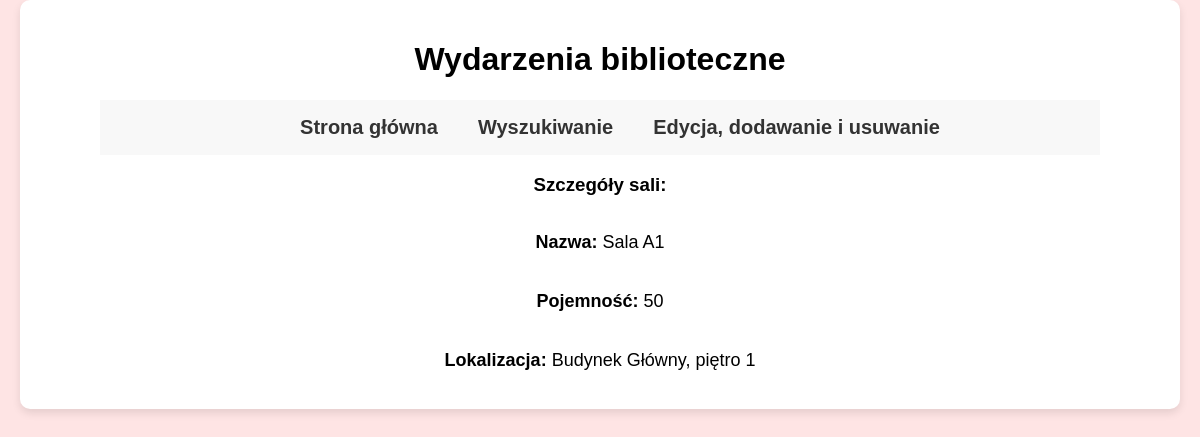
The page /rooms/rooms_details.php?id=1 on the database its author committed.
### tables this page shows
CREATE TABLE `rooms` (
  `id` int(11) NOT NULL,
  `name` varchar(255) NOT NULL,
  `capacity` int(11) NOT NULL,
  `location` varchar(255) NOT NULL
);

### rooms/rooms_details.php (the view, shortened to what this page needs)
<?php
    $conn = connectDB();
    function rooms_details($conn, $id){
        $sql="SELECT name,capacity,location FROM rooms WHERE id=?";
        $stmt=mysqli_prepare($conn,$sql);
        $id=$_GET['id'] ?? null;
        mysqli_stmt_bind_param($stmt,"i",$id);
        mysqli_stmt_execute($stmt);
        $result=mysqli_stmt_get_result($stmt);
        return $result;
    }
    function wypisz($result){
        if(mysqli_num_rows($result)>0){
            $row=mysqli_fetch_assoc($result);
            echo "<div class=\"details\">";
            echo "<p><strong>Nazwa:</strong> " . htmlspecialchars($row['name']) . "</p>";
            echo "<p><strong>Pojemność:</strong> " . htmlspecialchars($row['capacity']) . "</p>";
            echo "<p><strong>Lokalizacja:</strong> " . htmlspecialchars($row['location']) . "</p>";
            echo "</div>";
        } else {
            echo "<p>Brak szczegółów sali w bazie danych.</p>";
        }
    }
?>
<!DOCTYPE html>
<html lang="pl">
<head>
    <link rel="stylesheet" href="../style.css">
</head>
<body>
     <main>
        <h1>Wydarzenia biblioteczne</h1>
        <header>
            <nav>
                <ul>
                    <li><a href="../index.php">Strona główna</a></li>
                    <li><a href="../search.php">Wyszukiwanie</a></li>
                    <li><a href="../edit_add_delete.php">Edycja, dodawanie i usuwanie</a></li>
                </ul>
            </nav>
        </header>
        <h3>
            Szczegóły sali:
        </h3>
        <?php
            $id = $_GET['id'] ?? null;
            if($id === false || $id === null){
                echo "<p>Nieprawidłowy identyfikator sali.</p>";
            } else {
                wypisz(rooms_details($conn, $id));
            }
        ?>
    </main>
</body>
</html>

### style.css (style rules this page uses)
* { font-family: Arial, sans-serif; }
body { background-color: #fee4e4; margin: 0; padding: 0; }
main { background-color: #fff; border-radius: 10px; padding: 20px; box-shadow: 0 4px 8px rgba(0, 0, 0, 0.1); width: min(1440px, calc(100% - 40px)); box-sizing: border-box; margin: auto; }
header { background-color: #f8f8f8; width: min(1000px, 100%); display: flex; justify-content: center; margin: 0 auto; }
ul { display: flex; justify-content: center; }
ul li { list-style-type: none; }
ul li a { text-decoration: none; color: #333; font-weight: bold; font-size: 20px; padding: 10px 20px; border-radius: 5px; }
.details { display: flex; flex-direction: column; align-items: center; padding: 0; gap: 2px; font-size: 18px; }
h1,h3 { text-align: center; }

### rows shown on the page
rooms: name "Sala A1", capacity "50", location "Budynek Główny, piętro 1"
